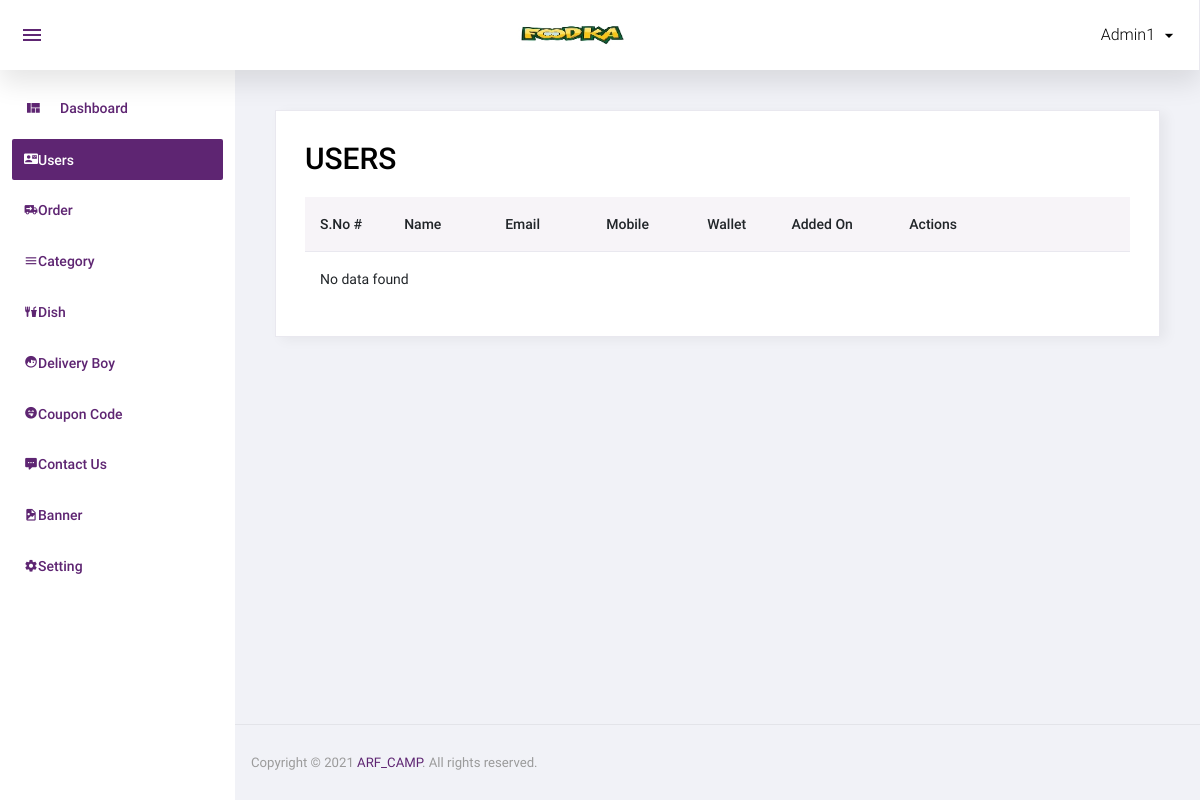
Before: /admin/user.php (signed in) with the older database file.
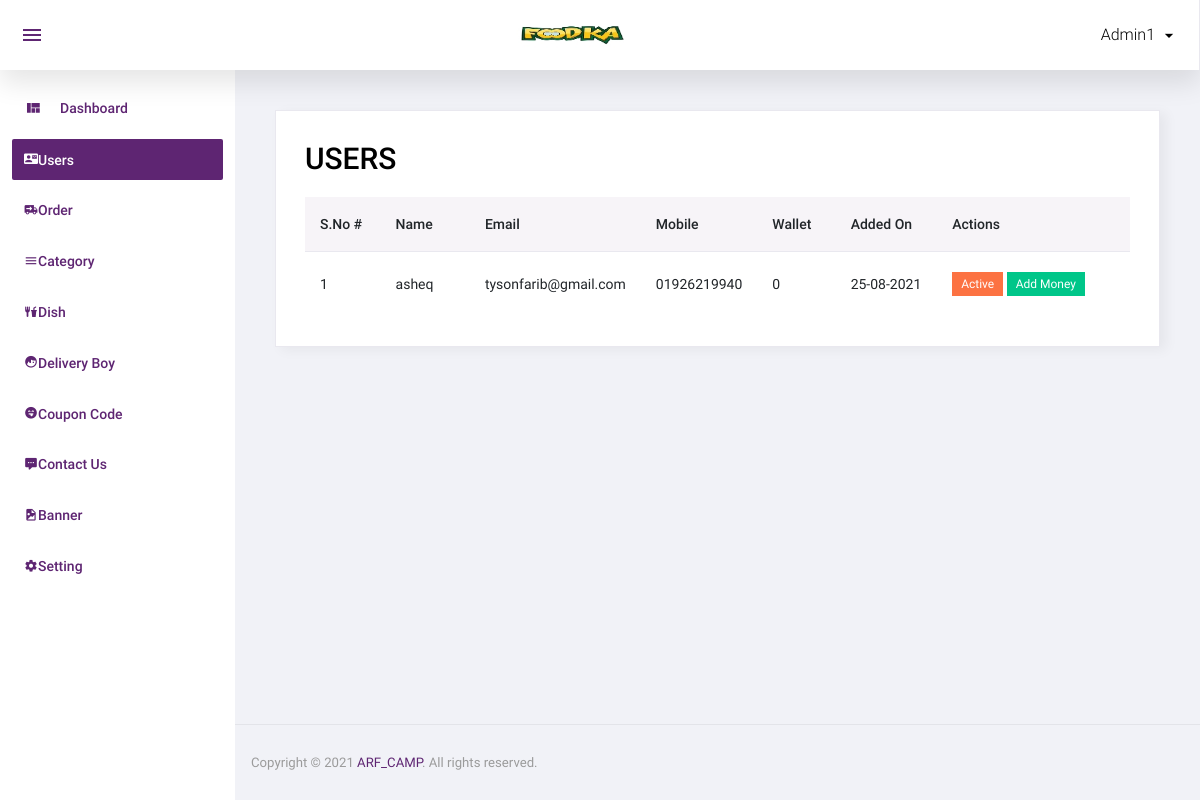
After: the same page with the newer database file.
### tables this page shows
CREATE TABLE `user` (
  `id` int(11) NOT NULL,
  `name` varchar(50) NOT NULL,
  `email` varchar(50) NOT NULL,
  `mobile` varchar(15) NOT NULL,
  `password` varchar(50) NOT NULL,
  `added_on` datetime NOT NULL,
  `status` int(11) NOT NULL,
  `email_verify` int(11) NOT NULL,
  `rand_str` varchar(50) NOT NULL,
  `referral_code` varchar(20) NOT NULL,
  `from_referral_code` varchar(50) NOT NULL
);

### function.inc.php (called while the page is built, shortened)
	<?php
function getWalletAmt($uid){
  global $con;
  $sql="select * from wallet where user_id='$uid'";
  $res=mysqli_query($con,$sql);
  $in=0;
  $out=0;
  while($row=mysqli_fetch_assoc($res)){
    if($row['type']=='in'){
      $in=$in+$row['amt'];
    }
    if($row['type']=='out'){
      $out=$out+$row['amt'];
    }
  }
  return $in-$out;
}
?>

### admin/user.php (the view, shortened to what this page needs)
<?php
include('top.php');
$sql="select * from user order by id desc";
$res=mysqli_query($con,$sql);
 ?>
  <div class="card">
            <div class="card-body">
               <h1 class="grid_title">USERS</h1>
              <div class="row grid_box">
                <div class="col-12">
                  <div class="table-responsive">
                    <table id="order-listing" class="table">
                      <thead>
                         <tr>
                            <th width="10%">S.No #</th>
                            <th width="12%">Name</th>
                            <th width="12%">Email</th>
							<th width="12%">Mobile</th>
							<th width="10%">Wallet</th>
                            <th width="14%">Added On</th>
							<th width="28%">Actions</th>
                        </tr>
                      </thead>
<tbody>
       <?php
       if(mysqli_num_rows($res)>0)
       {
		$i=1;
		while($row=mysqli_fetch_assoc($res)){
		?>
	<tr>
                            <td><?php echo $i?></td>
                            <td><?php echo $row['name']?></td>
							<td><?php echo $row['email']?></td>
							<td><?php echo $row['mobile']?></td>
							<td><?php echo getWalletAmt($row['id'])?></td>
							<td>
							<?php
							$dateStr=strtotime($row['added_on']);
							echo date('d-m-Y',$dateStr);
							?>
							</td>
							<td>
								<?php
								if($row['status']==1){
								?>
								<a href="?id=<?php echo $row['id']?>&type=deactive"><label class="badge badge-danger hand_cursor">Active</label></a>
								<?php
								}else{
								?>
								<a href="?id=<?php echo $row['id']?>&type=active"><label class="badge badge-info hand_cursor">Deactive</label></a>
								<?php
								}
								?>
								<a href="add_money.php?id=<?php echo $row['id']?>"><label class="badge badge-success hand_cursor">Add Money</label></a>
							</td>
          </tr>
                <?php
				$i++;
				}
		}
				else
					{ ?>
						<tr>
							<td colspan="5">No data found</td>
						</tr>
						<?php } ?>
                      </tbody>
                    </table>
                  </div>
				</div>
              </div>
            </div>
          </div>
 <?php
include('footer.php');
 ?>

### admin/top.php (shortened to what this page needs)
<?php
include('../database.inc.php');
include('../function.inc.php');
 ?>
<!DOCTYPE html>
<html lang="en">
<head>
  <link rel="stylesheet" href="assets/css/materialdesignicons.min.css">
  <link rel="stylesheet" href="assets/css/vendor.bundle.base.css">
   <link rel="stylesheet" href="assets/css/dataTables.bootstrap4.css">
  <link rel="stylesheet" href="assets/css/bootstrap-datepicker.min.css">
  <link rel="stylesheet" href="assets/css/style.css">
</head>
<body class="sidebar-light">
  <div class="container-scroller">
    <nav class="navbar col-lg-12 col-12 p-0 fixed-top d-flex flex-row">
      <div class="navbar-menu-wrapper d-flex align-items-stretch justify-content-between">
        <ul class="navbar-nav mr-lg-2 d-none d-lg-flex">
          <li class="nav-item nav-toggler-item">
            <button class="navbar-toggler align-self-center" type="button" data-toggle="minimize">
              <span class="mdi mdi-menu"></span>
            </button>
          </li>
        </ul>
        <div class="text-center navbar-brand-wrapper d-flex align-items-center justify-content-center">
          <a class="navbar-brand brand-logo" href="index.php"><img src="assets/images/foodka200_90.jpg" alt="logo"/></a>
        </div>
        <ul class="navbar-nav navbar-nav-right">
          <li class="nav-item nav-profile dropdown">
            <a class="nav-link dropdown-toggle" href="#" data-toggle="dropdown" id="profileDropdown">
              <span class="nav-profile-name"><?php echo $_SESSION['ADMIN_USER'] ?></span>
            </a>
          </li>
        </ul>
      </div>
    </nav>
    <div class="container-fluid page-body-wrapper">
      <nav class="sidebar sidebar-offcanvas" id="sidebar">
        <ul class="nav">
          <li class="nav-item">
            <a class="nav-link" href="index.php">
              <i class="mdi mdi-view-quilt menu-icon"></i>
              <span class="menu-title"> Dashboard</span>
            </a>
          </li>
          <li class="nav-item">
            <a class="nav-link" href="user.php">
              <i class="mdi mdi-contact-mail"></i>
              <span class="menu-title"> Users</span>
            </a>
          </li>
<li class="nav-item">
            <a class="nav-link" href="order.php">
              <i class="mdi mdi-truck-delivery"></i>
              <span class="menu-title">Order</span>
            </a>
          </li>
  <li class="nav-item">
            <a class="nav-link" href="category.php">
              <i class="mdi mdi-menu"></i>
              <span class="menu-title"> Category</span>
            </a>
          </li>
 <li class="nav-item">
            <a class="nav-link" href="dish.php">
              <i class="mdi mdi-food-fork-drink"></i>
              <span class="menu-title"> Dish</span>
            </a>
          </li>
      <li class="nav-item">
            <a class="nav-link" href="delivery_boy.php">
              <i class="mdi mdi-face-profile"></i>
              <span class="menu-title"> Delivery Boy</span>
            </a>
          </li>
       <li class="nav-item">
            <a class="nav-link" href="coupon_code.php">
              <i class="mdi mdi-emoticon-tongue"></i>
              <span class="menu-title"> Coupon Code</span>
            </a>
          </li>
          <li class="nav-item">
            <a class="nav-link" href="contact_us.php">
              <i class="mdi mdi-comment-processing"></i>
              <span class="menu-title"> Contact Us</span>
            </a>
          </li>
          <li class="nav-item">
            <a class="nav-link" href="banner.php">
              <i class="mdi mdi-file-image"></i>
              <span class="menu-title"> Banner</span>
            </a>
          </li>
<li class="nav-item">
            <a class="nav-link" href="setting.php">
              <i class="mdi mdi-settings"></i>
                <span class="menu-title"> Setting</span>
            </a>
          </li>
        </ul>
      </nav>
      <div class="main-panel">
        <div class="content-wrapper">

### admin/footer.php (shortened to what this page needs)
        </div>
        <footer class="footer">
          <div class="d-sm-flex justify-content-center justify-content-sm-between">
            <span class="text-muted text-center text-sm-left d-block d-sm-inline-block">Copyright © <?php echo date('Y') ?><a href="https://arf-camp.github.io/portfolio/" target="_blank"> ARF_CAMP</a>. All rights reserved.</span>
          </div>
        </footer>
      </div>
    </div>
  </div>
</body>
</html>

Changed rows visible on the page:
added user: name "asheq", email "tysonfarib@gmail.com", mobile "01926219940", id "0", added_on "25-08-2021"
Other visible differences:
text no longer shown: "No data found"
